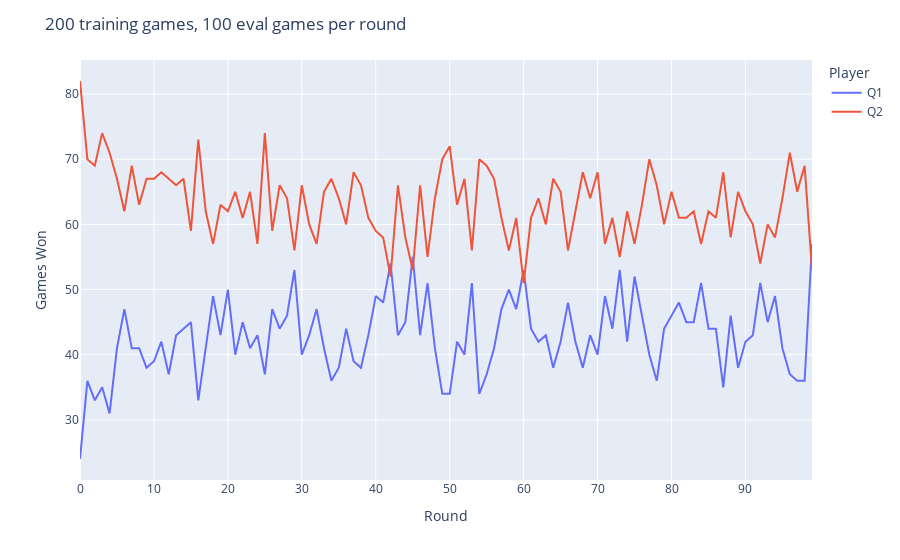

Here is the notebook cell this chart was saved with:
### Code cell
df = pd.DataFrame()
for i in range(2):
    df[state.players[i].name] = [_[i] for _ in all_results]
fig = px.line(df)
fig.update_layout(
    title='200 training games, 100 eval games per round',
    xaxis_title='Round',
    yaxis_title='Games Won',
    legend_title='Player'
)
fig.show()

### Figure 1 — Plotly figure (JSON) as saved in the notebook; plotly's stock layout.template omitted (floating-point values rounded to 4 significant figures)
{"data": [{"hovertemplate": "variable=Q1<br>index=%{x}<br>value=%{y}<extra></extra>", "legendgroup": "Q1", "line": {"color": "#636efa", "dash": "solid"}, "marker": {"symbol": "circle"}, "mode": "lines", "name": "Q1", "orientation": "v", "showlegend": true, "type": "scatter", "x": [0, 1, 2, 3, 4, 5, 6, 7, 8, 9, 10, 11, 12, 13, 14, 15, 16, 17, 18, 19, 20, 21, 22, 23, 24, 25, 26, 27, 28, 29, 30, 31, 32, 33, 34, 35, 36, 37, 38, 39, 40, 41, 42, 43, 44, 45, 46, 47, 48, 49, 50, 51, 52, 53, 54, 55, 56, 57, 58, 59, 60, 61, 62, 63, 64, 65, 66, 67, 68, 69, 70, 71, 72, 73, 74, 75, 76, 77, 78, 79, 80, 81, 82, 83, 84, 85, 86, 87, 88, 89, 90, 91, 92, 93, 94, 95, 96, 97, 98, 99], "xaxis": "x", "y": [24, 36, 33, 35, 31, 41, 47, 41, 41, 38, 39, 42, 37, 43, 44, 45, 33, 41, 49, 43, 50, 40, 45, 41, 43, 37, 47, 44, 46, 53, 40, 43, 47, 41, 36, 38, 44, 39, 38, 43, 49, 48, 54, 43, 45, 55, 43, 51, 41, 34, 34, 42, 40, 51, 34, 37, 41, 47, 50, 47, 53, 44, 42, 43, 38, 42, 48, 42, 38, 43, 40, 49, 44, 53, 42, 52, 46, 40, 36, 44, 46, 48, 45, 45, 51, 44, 44, 35, 46, 38, 42, 43, 51, 45, 49, 41, 37, 36, 36, 57], "yaxis": "y"}, {"hovertemplate": "variable=Q2<br>index=%{x}<br>value=%{y}<extra></extra>", "legendgroup": "Q2", "line": {"color": "#EF553B", "dash": "solid"}, "marker": {"symbol": "circle"}, "mode": "lines", "name": "Q2", "orientation": "v", "showlegend": true, "type": "scatter", "x": [0, 1, 2, 3, 4, 5, 6, 7, 8, 9, 10, 11, 12, 13, 14, 15, 16, 17, 18, 19, 20, 21, 22, 23, 24, 25, 26, 27, 28, 29, 30, 31, 32, 33, 34, 35, 36, 37, 38, 39, 40, 41, 42, 43, 44, 45, 46, 47, 48, 49, 50, 51, 52, 53, 54, 55, 56, 57, 58, 59, 60, 61, 62, 63, 64, 65, 66, 67, 68, 69, 70, 71, 72, 73, 74, 75, 76, 77, 78, 79, 80, 81, 82, 83, 84, 85, 86, 87, 88, 89, 90, 91, 92, 93, 94, 95, 96, 97, 98, 99], "xaxis": "x", "y": [82, 70, 69, 74, 71, 67, 62, 69, 63, 67, 67, 68, 67, 66, 67, 59, 73, 62, 57, 63, 62, 65, 61, 65, 57, 74, 59, 66, 64, 56, 66, 60, 57, 65, 67, 64, 60, 68, 66, 61, 59, 58, 52, 66, 58, 53, 66, 55, 64, 70, 72, 63, 67, 56, 70, 69, 67, 61, 56, 61, 51, 61, 64, 60, 67, 65, 56, 62, 68, 64, 68, 57, 61, 55, 62, 57, 63, 70, 66, 60, 65, 61, 61, 62, 57, 62, 61, 68, 58, 65, 62, 60, 54, 60, 58, 64, 71, 65, 69, 53], "yaxis": "y"}], "layout": {"legend": {"title": {"text": "Player"}, "tracegroupgap": 0}, "margin": {"t": 60}, "title": {"text": "200 training games, 100 eval games per round"}, "xaxis": {"anchor": "y", "domain": [0, 1], "title": {"text": "Round"}}, "yaxis": {"anchor": "x", "domain": [0, 1], "title": {"text": "Games Won"}}}}
